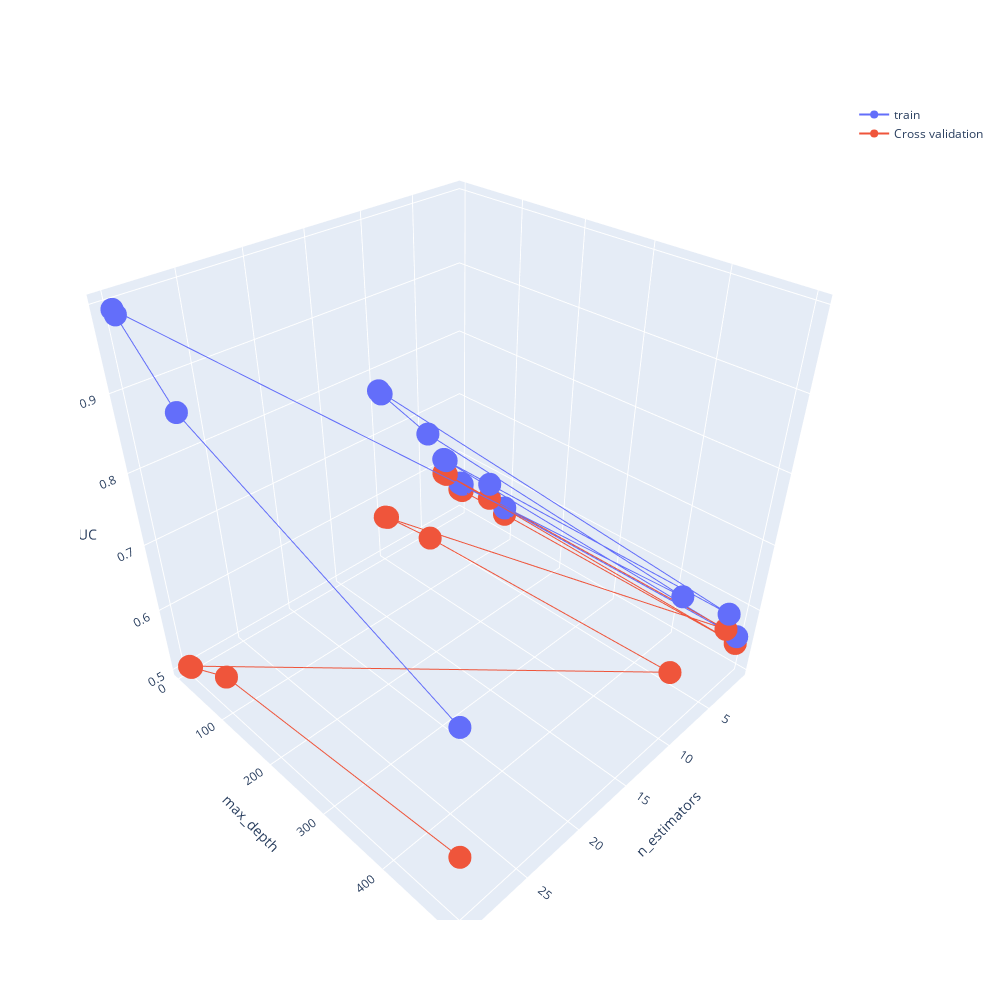

Write notebook code for a chart like this one.
### Markdown cell above
# 3D scatter plot

### Code cell
# https://plot.ly/python/3d-axes/
trace1 = go.Scatter3d(x=result_required_set2['param_max_depth'],y=result_required_set2['param_min_samples_split'],z=result_required_set2['mean_train_score'], name = 'train')
trace2 = go.Scatter3d(x=result_required_set2['param_max_depth'],y=result_required_set2['param_min_samples_split'],z=result_required_set2['mean_test_score'], name = 'Cross validation')
data = [trace1, trace2]

layout = go.Layout(width=1000,
    height=1000,scene = dict(
        xaxis = dict(title='n_estimators'),
        yaxis = dict(title='max_depth'),
        zaxis = dict(title='AUC'),))

fig = go.Figure(data=data, layout=layout)
offline.iplot(fig, filename='3d-scatter-colorscale')
fig.show(renderer = 'colab')
plt.show()

### Figure 1 — Plotly figure (JSON) as saved in the notebook; plotly's stock layout.template omitted (floating-point values rounded to 4 significant figures)
{"data": [{"name": "train", "x": [1, 1, 1, 1, 3, 3, 3, 3, 10, 10, 10, 10, 30, 30, 30, 30], "y": [5, 10, 100, 500, 5, 10, 100, 500, 5, 10, 100, 500, 5, 10, 100, 500], "z": [0.5569, 0.5569, 0.5569, 0.5569, 0.615, 0.615, 0.615, 0.615, 0.7748, 0.7719, 0.7482, 0.7129, 0.995, 0.9906, 0.9153, 0.7718], "type": "scatter3d"}, {"name": "Cross validation", "x": [1, 1, 1, 1, 3, 3, 3, 3, 10, 10, 10, 10, 30, 30, 30, 30], "y": [5, 10, 100, 500, 5, 10, 100, 500, 5, 10, 100, 500, 5, 10, 100, 500], "z": [0.5454, 0.5454, 0.5454, 0.5454, 0.5907, 0.5907, 0.5907, 0.5907, 0.5697, 0.5716, 0.5817, 0.6006, 0.5059, 0.5073, 0.5527, 0.5944], "type": "scatter3d"}], "layout": {"height": 1000, "scene": {"xaxis": {"title": {"text": "n_estimators"}}, "yaxis": {"title": {"text": "max_depth"}}, "zaxis": {"title": {"text": "AUC"}}}, "width": 1000}}
